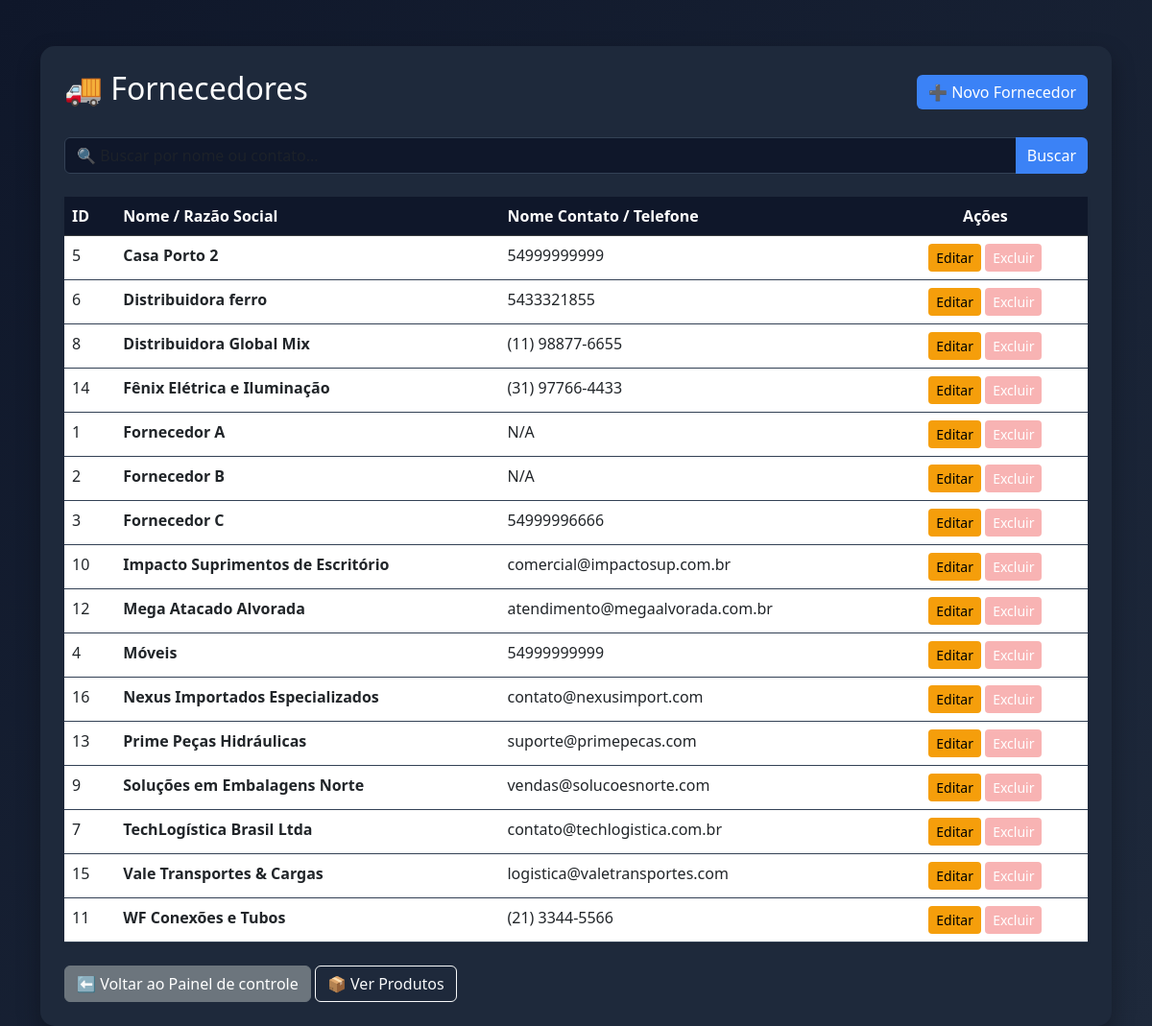
The page /public/fornecedor.php (signed in) on the database its author committed.
### tables this page shows
CREATE TABLE IF NOT EXISTS `fornecedores` (
  `id` int NOT NULL AUTO_INCREMENT,
  `nome` varchar(150) NOT NULL,
  `contato` varchar(150) DEFAULT NULL,
  PRIMARY KEY (`id`)
);

### public/fornecedor.php (the view, shortened to what this page needs)
<?php
$db = new Database();
$pdo = $db->conectar();
$busca = $_GET['busca'] ?? '';
if (!empty($busca)) {
    $stmt = $pdo->prepare("SELECT * FROM fornecedores WHERE nome LIKE ? OR contato LIKE ? ORDER BY nome ASC");
    $stmt->execute(["%$busca%", "%$busca%"]);
    $lista = $stmt->fetchAll(PDO::FETCH_ASSOC);
} else {
    $stmt = $pdo->query("SELECT * FROM fornecedores ORDER BY nome ASC");
    $lista = $stmt->fetchAll(PDO::FETCH_ASSOC);
}
?>
<!DOCTYPE html>
<html lang="pt-br">
<head>
    <link href="https://cdn.jsdelivr.net/npm/bootstrap@5.3.0/dist/css/bootstrap.min.css" rel="stylesheet">
</head>
<body>
<div class="container mt-5">
    <div class="card-custom">
        <div class="d-flex justify-content-between align-items-center mb-4">
            <h2>🚚 Fornecedores</h2>
            <a href="fornecedornovo.php" class="btn btn-primary">➕ Novo Fornecedor</a>
        </div>
        <form method="GET" class="mb-4">
            <div class="input-group">
                <input type="text" name="busca" class="form-control"
                       placeholder="🔍 Buscar por nome ou contato..." value="<?= htmlspecialchars($busca) ?>">
                <button class="btn btn-primary">Buscar</button>
            </div>
        </form>
        <table class="table table-hover shadow-sm">
            <thead class="table-dark">
                <tr>
                    <th width="5%">ID</th>
                    <th>Nome / Razão Social</th>
                    <th>Nome Contato / Telefone</th>
                    <th width="20%" class="text-center">Ações</th>
                </tr>
            </thead>
            <tbody>
                <?php if (empty($lista)): ?>
                    <tr>
                        <td colspan="4" class="text-center text-muted">Nenhum fornecedor encontrado.</td>
                    </tr>
                <?php else: ?>
                    <?php foreach ($lista as $forn): ?>
                    <tr>
                        <td><?= $forn['id'] ?></td>
                        <td><strong><?= htmlspecialchars($forn['nome']) ?></strong></td>
                        <td><?= htmlspecialchars($forn['contato'] ?? 'N/A') ?></td>
                        <td class="text-center">
                            <a href="fornecedoreditar.php?id=<?= $forn['id'] ?>" class="btn btn-sm btn-warning">Editar</a>
                            <a href="javascript:void(0)"
                               class="btn btn-sm btn-danger"
                               style="opacity: 0.4; pointer-events: none;"
                               title="Exclusão desativada nesta vista">
                               Excluir
                            </a>
                        </td>
                    </tr>
                    <?php endforeach; ?>
                <?php endif; ?>
            </tbody>
        </table>
        <div class="mt-4">
            <a href="dashboard.php" class="btn btn-secondary">⬅ Voltar ao Painel de controle</a>
            <a href="produto.php" class="btn btn-outline-light">📦 Ver Produtos</a>
        </div>
    </div>
</div>
</body>
</html>

### public/fornecedor.php (style rules this page uses)
body { background: linear-gradient(135deg, #0f172a, #1e293b); color: #fff; min-height: 100vh; }
.card-custom { background: #1e293b; border-radius: 15px; padding: 25px; box-shadow: 0 10px 25px rgba(0,0,0,0.3); }
.table { color: #fff; border-color: #334155; }
.table-dark { --bs-table-bg: #0f172a; }
.form-control { background: #0f172a; border: 1px solid #334155; color: #fff; }
.btn-primary { background: #3b82f6; border: none; }
.btn-danger { background: #ef4444; border: none; }
.btn-warning { background: #f59e0b; border: none; color: #000; }

### rows shown on the page
fornecedores: id "5", nome "Casa Porto 2", contato "54999999999"
fornecedores: id "6", nome "Distribuidora ferro", contato "5433321855"
fornecedores: id "8", nome "Distribuidora Global Mix", contato "(11) 98877-6655"
fornecedores: id "14", nome "Fênix Elétrica e Iluminação", contato "(31) 97766-4433"
fornecedores: id "1", nome "Fornecedor A", contato "N/A"
fornecedores: id "2", nome "Fornecedor B", contato "N/A"
fornecedores: id "3", nome "Fornecedor C", contato "54999996666"
fornecedores: id "10", nome "Impacto Suprimentos de Escritório", contato "comercial@impactosup.com.br"
fornecedores: id "12", nome "Mega Atacado Alvorada", contato "atendimento@megaalvorada.com.br"
fornecedores: id "4", nome "Móveis", contato "54999999999"
fornecedores: id "16", nome "Nexus Importados Especializados", contato "contato@nexusimport.com"
fornecedores: id "13", nome "Prime Peças Hidráulicas", contato "suporte@primepecas.com"
fornecedores: id "9", nome "Soluções em Embalagens Norte", contato "vendas@solucoesnorte.com"
fornecedores: id "7", nome "TechLogística Brasil Ltda", contato "contato@techlogistica.com.br"
fornecedores: id "15", nome "Vale Transportes & Cargas", contato "logistica@valetransportes.com"
fornecedores: id "11", nome "WF Conexões e Tubos", contato "(21) 3344-5566"
